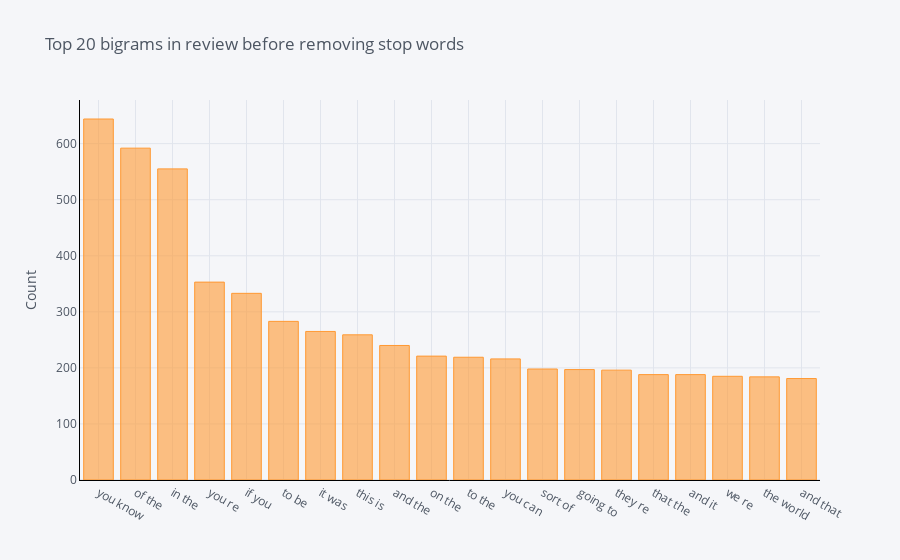

The cell this chart's notebook holds for it:
### Markdown cell above
## The distribution of top bigrams before removing stop words

### Code cell
def get_top_n_bigram(corpus, n=None):
    vec = CountVectorizer(ngram_range=(2, 2)).fit(corpus)
    bag_of_words = vec.transform(corpus)
    sum_words = bag_of_words.sum(axis=0) 
    words_freq = [(word, sum_words[0, idx]) for word, idx in vec.vocabulary_.items()]
    words_freq =sorted(words_freq, key = lambda x: x[1], reverse=True)
    return words_freq[:n]
common_words = get_top_n_bigram(df['text'], 20)
df3 = pd.DataFrame(common_words, columns = ['text' , 'count'])
df3
df3.groupby('text').sum()['count'].sort_values(ascending=False).iplot(
    kind='bar', yTitle='Count', linecolor='black', title='Top 20 bigrams in review before removing stop words')

### Figure 1 — Plotly figure (JSON) as saved in the notebook; plotly's stock layout.template omitted (floating-point values rounded to 4 significant figures)
{"data": [{"name": "count", "text": "", "y": [644, 592, 555, 353, 333, 283, 265, 259, 240, 221, 219, 216, 198, 197, 196, 188, 188, 185, 184, 181], "marker": {"color": "rgba(255, 153, 51, 0.6)", "line": {"color": "rgba(255, 153, 51, 1.0)", "width": 1}}, "x": ["you know", "of the", "in the", "you re", "if you", "to be", "it was", "this is", "and the", "on the", "to the", "you can", "sort of", "going to", "they re", "that the", "and it", "we re", "the world", "and that"], "type": "bar", "orientation": "v"}], "layout": {"title": {"text": "Top 20 bigrams in review before removing stop words", "font": {"color": "#4D5663"}}, "paper_bgcolor": "#F5F6F9", "plot_bgcolor": "#F5F6F9", "yaxis": {"tickfont": {"color": "#4D5663"}, "title": {"text": "Count", "font": {"color": "#4D5663"}}, "showgrid": true, "zerolinecolor": "#E1E5ED", "gridcolor": "#E1E5ED", "linecolor": "black"}, "xaxis": {"tickfont": {"color": "#4D5663"}, "title": {"text": "", "font": {"color": "#4D5663"}}, "showgrid": true, "zerolinecolor": "#E1E5ED", "gridcolor": "#E1E5ED", "linecolor": "black"}, "legend": {"bgcolor": "#F5F6F9", "font": {"color": "#4D5663"}}}}
